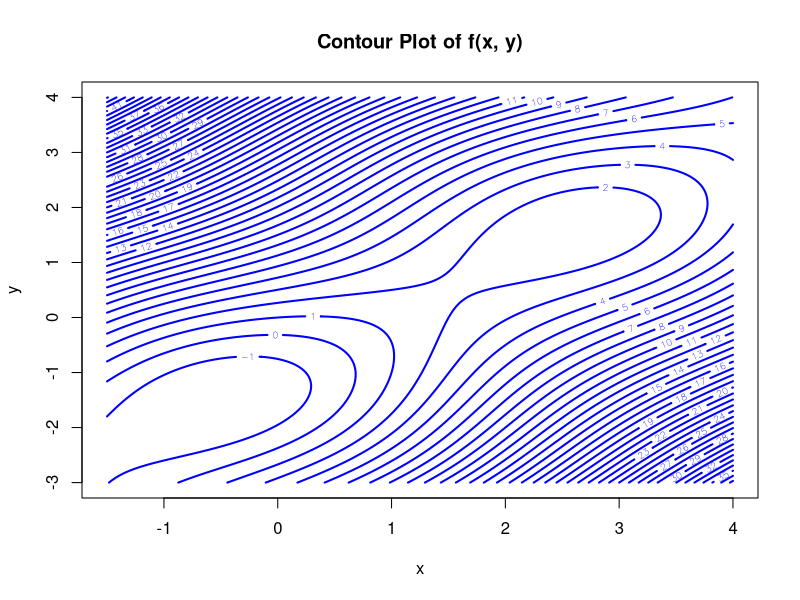

Source code (R):
## ---- chunk 1
knitr::opts_chunk$set(echo = TRUE)
## ---- chunk 2

f <- function(x, y) {
  sin(x + y) + (x - y)^2 - 1.5 * x + 2.5 * y + 1
}
x_values <- seq(-1.5, 4, length.out = 200)
y_values <- seq(-3, 4, length.out = 200)
coordinates <- expand.grid(x_values, y_values)

results <- matrix(apply(coordinates, 1, function(data) f(data[1], data[2])),nrow=length(x_values))

contour(x_values, y_values, results,nlevels = 40,xlab = "x", ylab = "y", main = "Contour Plot of f(x, y)",
        col = "blue", lty = 1, lwd = 2)
## ---- chunk 3

gradient <- function (x, y) {
  return(matrix(c(
    cos(x + y) + 2 * x - 2 * y - 1.5, cos(x + y) + 2 * y - 2 * x + 2.5
  ), nrow = 2))
  
}

Hessian <- function (x , y) {
  return(matrix(c(
    -sin(x + y) + 2, -sin(x + y) - 2, -sin(x + y) - 2, -sin(x + y) + 2
  ), nrow = 2))
}
## ---- chunk 4
#stopping criteria
convergence_crit<- function(res) {
  xt1<- res[,dim(res)[2]]
  xt<- res[,dim(res)[2]-1]
  return(as.vector(t (xt1-xt) %*% (xt1-xt)))
}

Newton_algorithm <- function (x_0, y_0) {
  res <- matrix ( c(x_0,y_0), nrow=2)
   res <- cbind(res, Hessian (x_0, y_0) %*% gradient (x_0 ,y_0)) 
   
   while (convergence_crit(res) >0.001) {
     xt1<- res[,dim(res)[2]]
     res_add <- xt1 - solve (Hessian (xt1[1], xt1[2])) %*% gradient (xt1[1] ,xt1[2])
     res <- cbind(res, res_add)
   }
   return (res)
} 


## ---- chunk 5
values<- matrix (c(0,0.5,
                   -1,0,
                   -2,-3
                   #1,2,
                   #4,0.1
                  ),
                 ncol = 2,byrow = TRUE)
  points<- matrix(NA,nrow=3, ncol=2)
for (i in 1:nrow(values)) {
  res_df<-Newton_algorithm(values[i,1],values[i,2])
  #browser()
  cat('Newton_algorithm gives a mimimum value at (',res_df[1,dim(res_df)[2]], ',', res_df[2,dim(res_df)[2]],'at the ',dim(Newton_algorithm(2,1))[2]-1, 'iteration for a=',values[i,1], 'b=', values[i,2],'\n')
  points[i,1] <- res_df[1,dim(res_df)[2]]
  points[i,2] <-res_df[2,dim(res_df)[2]]
}

## ---- chunk 6

for (i in 1:nrow(points)) {
  # 获取Hessian矩阵的特征值
  res <- eigen(Hessian(points[i, 1], points[i, 2]))$values
  
  # 判断临界点类型
  if (res[1] * res[2] < 0) {
    # 若特征值符号不同，则是鞍点
    cat(points[i, 1], points[i, 2], 'is a saddle point', '\n')
  } else if (res[1] > 0) {
    # 若特征值均为正，则是局部极小点
    cat(points[i, 1], points[i, 2], 'is a local minimum', '\n')
  } else {
    # 若特征值均为负，则是局部极大点
    cat(points[i, 1], points[i, 2], 'is a local maximum', '\n')
  }
}
## ---- chunk 7
if (f(points[1,1], points[1,2])> f(points[2,1], points[2,2])) {
  cat(points[2, 1], points[2, 2], 'is a saddle point', '\n')
}else{
  cat(points[1, 1], points[1, 2], 'is a saddle point', '\n') }
## ---- chunk 8
x <- c(0, 0, 0, 0.1, 0.1, 0.3, 0.3, 0.9, 0.9, 0.9)
y <- c(0, 0, 1, 0, 1, 1, 1, 0, 1, 1)

data <- rbind (x, y)
# define the probability function
#b_0 <- -0.2
#b_1 <- 1
#b <- c(b_0, b_1)
p <- function(x, b) {
  return(1 / (1 + exp(-b[1] - b[2] * x)))
}

g <- function(b) {
  g <- 0
  for (i in 1:dim(data)[2]) {
    mat <- as.matrix(data[, i])
    g_add <- mat[2] * log(p(mat[1], b = b)) + (1 - mat[2]) * log(1-p(mat[1],b))
    g <- g_add + g
  }
  return(g)
}
# define the gradient function
gradient <- function (b) {
  gradient <- matrix(c(0, 0))
  for (i in 1:dim(data)[2]) {
    mat <- as.matrix(data[, i])
    gradient_add <- (mat[2] - p(mat[1],b)) * matrix (c(1, mat[1]))
    gradient <- gradient_add + gradient
  }
  return(gradient)
  
}

#Steepest ascent function:
steepestasc <- function(x0, eps = 0, alpha0 = 1)
{
  xt <- matrix(c(x0),nrow = 2)
  conv <- c(999,999)
  #points(xt[1], xt[2], col=2, pch=4, lwd=3)
  i<-0
  while (conv[1] != eps && conv[2] != eps)
  {
    alpha <- alpha0
    #browser()
    xt1   <- xt[,i+1]
    xt_add    <- xt1 + alpha * gradient(xt1)
    while (g(xt_add) < g(xt1))
    {
      alpha <- alpha / 2
      xt_add    <- xt1 + alpha * gradient(xt1)
    }
    #points(xt[1], xt[2], col=2, pch=4, lwd=1)
    conv <- round(xt_add,5)-round(xt1,5)
    xt<- cbind (xt, xt_add)
    i<- i+1
  }
  #points(xt[1], xt[2], col=4, pch=4, lwd=3)
   cat('Steepest ascent method gives result',print(xt[,i+1]), 'at the ',i, 'th iteration for',xt[,1],'\n')

}
steepestasc(c(-0.2, 1))

## ---- chunk 9
steepestasc_newalfa_1 <- function(x0, eps = 1e-5, alpha0 = 1) {
  xt <- matrix(c(x0), nrow = 2)
  conv <- c(999, 999)
  i <- 0
  func_evals <- 0
  grad_evals <- 0
  
  while (sum(abs(conv)) > eps) {
    alpha <- alpha0
    xt1 <- xt[, i + 1]
    xt_add <- xt1 + alpha * gradient(xt1)
    grad_evals <- grad_evals + 1
    
    while (g(xt_add) < g(xt1)) {
      alpha <- min((i + 1) / 999, alpha / 2)
      xt_add <- xt1 + alpha * gradient(xt1)
      func_evals <- func_evals + 1
    }
    
    conv <- xt_add - xt1
    xt <- cbind(xt, xt_add)
    i <- i + 1
  }
  
  cat('Steepest ascent method gives result', xt[, i + 1], 'at the', i, 'th iteration\n')
  cat('Number of function evaluations:', func_evals, '\n')
  cat('Number of gradient evaluations:', grad_evals, '\n')
}

steepestasc_newalfa_2 <- function(x0, eps = 1e-5, alpha0 = 1) {
  xt <- matrix(c(x0), nrow = 2)
  conv <- c(999, 999)
  i <- 0
  func_evals <- 0
  grad_evals <- 0
  
  while (sum(abs(conv)) > eps) {
    alpha <- alpha0
    xt1 <- xt[, i + 1]
    xt_add <- xt1 + alpha * gradient(xt1)
    grad_evals <- grad_evals + 1
    
    while (g(xt_add) < g(xt1)) {
      alpha <- alpha / sqrt(i + 5)
      xt_add <- xt1 + alpha * gradient(xt1)
      func_evals <- func_evals + 1
    }
    
    conv <- xt_add - xt1
    xt <- cbind(xt, xt_add)
    i <- i + 1
  }
  
  cat('Steepest ascent method gives result', xt[, i + 1], 'at the', i, 'th iteration\n')
  cat('Number of function evaluations:', func_evals, '\n')
  cat('Number of gradient evaluations:', grad_evals, '\n')
}
steepestasc(c(-0.2, 1))
steepestasc_newalfa_1(c(-0.2,1))
steepestasc_newalfa_2(c(-0.2, 1))

## ---- chunk 10
optim_result_bfgs <- optim(c(-0.2, 1), g, gradient, method = "BFGS", control = list(fnscale = -1))
optim_result_nm <- optim(c(-0.2, 1), g, method = "Nelder-Mead", control = list(fnscale = -1))

cat('BFGS result:', optim_result_bfgs$par, 'with', optim_result_bfgs$counts, 'function and gradient evaluations\n')
cat('Nelder-Mead result:', optim_result_nm$par, 'with', optim_result_nm$counts, 'function evaluations\n')
## ---- chunk 11
model_glm <- glm(y ~ x, family = binomial(link = "logit"))
summary(model_glm)

